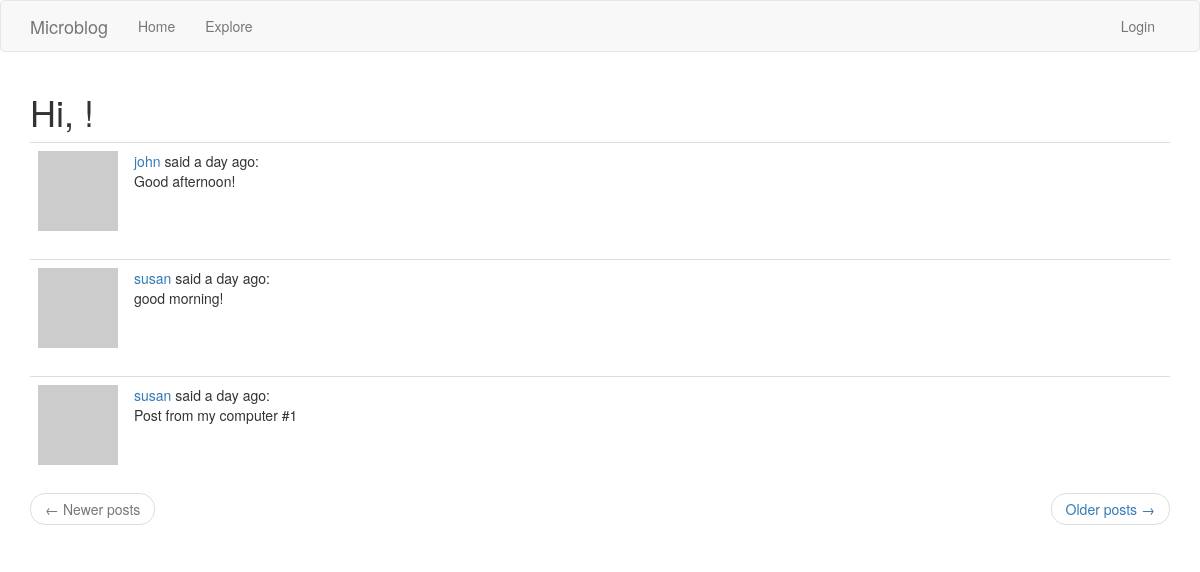
/explore, run on the app's committed database.
### app/models.py (models this page shows, shortened)
class Post(db.Model):
    id = db.Column(db.Integer, primary_key=True)
    body = db.Column(db.String(140))
    timestamp = db.Column(db.DateTime, index=True, default=datetime.utcnow)
    user_id = db.Column(db.Integer, db.ForeignKey('user.id'))

class User(db.Model, UserMixin):
    id = db.Column(db.Integer, primary_key=True)
    username = db.Column(db.String(64), index=True, unique=True)
    email = db.Column(db.String(120), index=True, unique=True)
    password_hash = db.Column(db.String(128))
    posts = db.relationship('Post', backref='author', lazy='dynamic')
    about_me = db.Column(db.String(140))
    last_seen = db.Column(db.DateTime, default=datetime.utcnow)
    followed = db.relationship('User', secondary=followers, primaryjoin=(followers.c.follower_id == id),
                               secondaryjoin=(followers.c.followed_id == id),
                               backref=db.backref('followers', lazy='dynamic'), lazy='dynamic')
    def avatar(self, size):
        digest = md5(self.email.lower().encode('utf-8')).hexdigest()
        return f'https://www.gravatar.com/avatar/{digest}?s={size}&d=identicon'

### app/routes.py (the view)
@app.route('/explore')
def explore():
    page = request.args.get('page', 1, type=int)
    posts = Post.query.order_by(Post.timestamp.desc()).paginate(page, app.config.get('POST_PER_PAGE', 3), False)
    next_url = url_for('explore', page=posts.next_num) if posts.has_next else None
    prev_url = url_for('explore', page=posts.prev_num) if posts.has_prev else None
    for i, p in enumerate(posts.items):
        if p.author is None:
            posts.items[i] = {'author': 'none', 'body': 'nothing'}
    return render_template("index.html", title='Explore',
                           posts=[(p if p.author else {'author': 'none', 'body': 'nothing'}) for p in posts.items],
                           next_url=next_url, prev_url=prev_url)

### app/routes.py (called while the page is built)
@app.before_request
def before_request():
    if current_user.is_authenticated:
        current_user.last_seen = datetime.utcnow()
        db.session.commit()

### app/templates/index.html (shortened to what this page needs)
{% extends "base.html" %}
{% import 'bootstrap/wtf.html' as wtf %}
{% block app_content %}
    <h1>Hi, {{ current_user.username }}!</h1>
    {% for post in posts %}
        {% include '_post.html' %}
    {% endfor %}
    <nav aria-label="...">
        <ul class="pager">
            <li class="previous{% if not prev_url %} disabled{% endif %}">
                <a href="{{ prev_url or '#' }}">
                    <span aria-hidden="true">&larr;</span> Newer posts
                </a>
            </li>
            <li class="next{% if not next_url %} disabled{% endif %}">
                <a href="{{ next_url or '#' }}">
                    Older posts <span aria-hidden="true">&rarr;</span>
                </a>
            </li>
        </ul>
    </nav>
{% endblock %}

### app/templates/_post.html
<table class="table table-hover">
    <tr>
        <td width="70px">
            <a href="{{ url_for('user', username=post.author.username) }}">
                <img src="{{ post.author.avatar(70) }}" />
            </a>
        </td>
        <td>
            <a href="{{ url_for('user', username=post.author.username) }}">{{ post.author.username }}</a>
            said {{ moment(post.timestamp).fromNow() }}:<br>{{ post.body }}
        </td>
    </tr>
</table>

### data on the page
Post: author.username "john", timestamp "a day ago", body "Good afternoon!"
Post: author.username "susan", timestamp "a day ago", body "good morning!"
Post: author.username "susan", timestamp "a day ago", body "Post from my computer #1"
